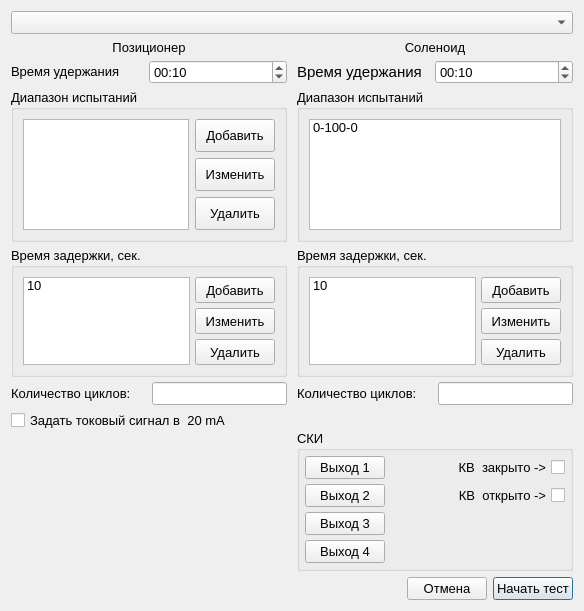
<?xml version="1.0" encoding="UTF-8"?>
<ui version="4.0">
 <class>CyclicTestSettings</class>
 <widget class="QDialog" name="CyclicTestSettings">
  <property name="geometry">
   <rect>
    <x>0</x>
    <y>0</y>
    <width>584</width>
    <height>611</height>
   </rect>
  </property>
  <property name="sizePolicy">
   <sizepolicy hsizetype="Preferred" vsizetype="Preferred">
    <horstretch>0</horstretch>
    <verstretch>0</verstretch>
   </sizepolicy>
  </property>
  <property name="font">
   <font>
    <family>Segoe UI</family>
    <pointsize>12</pointsize>
   </font>
  </property>
  <property name="windowTitle">
   <string>Параметры тестирования</string>
  </property>
  <layout class="QVBoxLayout" name="verticalLayout_3">
   <item>
    <widget class="QComboBox" name="comboBox_testSelection">
     <property name="font">
      <font>
       <family>Segoe UI</family>
       <pointsize>10</pointsize>
      </font>
     </property>
    </widget>
   </item>
   <item>
    <widget class="QWidget" name="widget" native="true">
     <property name="sizePolicy">
      <sizepolicy hsizetype="Preferred" vsizetype="Preferred">
       <horstretch>0</horstretch>
       <verstretch>0</verstretch>
      </sizepolicy>
     </property>
     <layout class="QHBoxLayout" name="horizontalLayout_3">
      <property name="spacing">
       <number>10</number>
      </property>
      <property name="leftMargin">
       <number>0</number>
      </property>
      <property name="topMargin">
       <number>0</number>
      </property>
      <property name="rightMargin">
       <number>0</number>
      </property>
      <property name="bottomMargin">
       <number>0</number>
      </property>
      <item>
       <widget class="QWidget" name="widget_retentionTimeRegulatory" native="true">
        <property name="sizePolicy">
         <sizepolicy hsizetype="Preferred" vsizetype="Preferred">
          <horstretch>0</horstretch>
          <verstretch>0</verstretch>
         </sizepolicy>
        </property>
        <property name="font">
         <font>
          <family>Segoe UI</family>
          <pointsize>10</pointsize>
         </font>
        </property>
        <layout class="QVBoxLayout" name="verticalLayout_2">
         <property name="spacing">
          <number>5</number>
         </property>
         <property name="leftMargin">
          <number>0</number>
         </property>
         <property name="topMargin">
          <number>0</number>
         </property>
         <property name="rightMargin">
          <number>0</number>
         </property>
         <property name="bottomMargin">
          <number>0</number>
         </property>
         <item>
          <widget class="QLabel" name="label_regulatory">
           <property name="font">
            <font>
             <family>Segoe UI</family>
             <pointsize>10</pointsize>
            </font>
           </property>
           <property name="text">
            <string>Позиционер</string>
           </property>
           <property name="alignment">
            <set>Qt::AlignmentFlag::AlignCenter</set>
           </property>
          </widget>
         </item>
         <item>
          <layout class="QHBoxLayout" name="horizontalLayout_retentionTimeRegulatory">
           <property name="spacing">
            <number>0</number>
           </property>
           <item>
            <widget class="QLabel" name="label_retentionTimeRegulatory">
             <property name="font">
              <font>
               <family>Segoe UI</family>
               <pointsize>10</pointsize>
              </font>
             </property>
             <property name="text">
              <string>&lt;html&gt;&lt;head/&gt;&lt;body&gt;&lt;p&gt;Время удержания&lt;/p&gt;&lt;/body&gt;&lt;/html&gt;</string>
             </property>
            </widget>
           </item>
           <item>
            <widget class="QTimeEdit" name="timeEdit_retentionTimeRegulatory">
             <property name="sizePolicy">
              <sizepolicy hsizetype="Preferred" vsizetype="Preferred">
               <horstretch>0</horstretch>
               <verstretch>0</verstretch>
              </sizepolicy>
             </property>
             <property name="font">
              <font>
               <family>Segoe UI</family>
               <pointsize>10</pointsize>
              </font>
             </property>
             <property name="currentSection">
              <enum>QDateTimeEdit::Section::SecondSection</enum>
             </property>
             <property name="displayFormat">
              <string>mm:ss</string>
             </property>
             <property name="currentSectionIndex">
              <number>1</number>
             </property>
             <property name="time">
              <time>
               <hour>0</hour>
               <minute>0</minute>
               <second>10</second>
              </time>
             </property>
            </widget>
           </item>
          </layout>
         </item>
         <item>
          <widget class="QGroupBox" name="groupBox_testRangeRegulatory">
           <property name="sizePolicy">
            <sizepolicy hsizetype="Preferred" vsizetype="Maximum">
             <horstretch>0</horstretch>
             <verstretch>0</verstretch>
            </sizepolicy>
           </property>
           <property name="minimumSize">
            <size>
             <width>0</width>
             <height>153</height>
            </size>
           </property>
           <property name="maximumSize">
            <size>
             <width>16777215</width>
             <height>153</height>
            </size>
           </property>
           <property name="font">
            <font>
             <family>Segoe UI</family>
             <pointsize>10</pointsize>
            </font>
           </property>
           <property name="title">
            <string>Диапазон испытаний</string>
           </property>
           <layout class="QHBoxLayout" name="horizontalLayout">
            <item>
             <widget class="QListWidget" name="listWidget_testRangeRegulatory">
              <property name="font">
               <font>
                <family>Segoe UI</family>
                <pointsize>10</pointsize>
               </font>
              </property>
              <property name="editTriggers">
               <set>QAbstractItemView::EditTrigger::CurrentChanged|QAbstractItemView::EditTrigger::DoubleClicked|QAbstractItemView::EditTrigger::EditKeyPressed</set>
              </property>
             </widget>
            </item>
            <item>
             <layout class="QVBoxLayout" name="verticalLayout_buttonsTestRangeRegulatory">
              <item>
               <widget class="QPushButton" name="pushButton_addRangeRegulatory">
                <property name="sizePolicy">
                 <sizepolicy hsizetype="Maximum" vsizetype="Preferred">
                  <horstretch>0</horstretch>
                  <verstretch>0</verstretch>
                 </sizepolicy>
                </property>
                <property name="font">
                 <font>
                  <family>Segoe UI</family>
                  <pointsize>10</pointsize>
                 </font>
                </property>
                <property name="text">
                 <string>Добавить</string>
                </property>
               </widget>
              </item>
              <item>
               <widget class="QPushButton" name="pushButton_editRangeRegulatory">
                <property name="sizePolicy">
                 <sizepolicy hsizetype="Maximum" vsizetype="Preferred">
                  <horstretch>0</horstretch>
                  <verstretch>0</verstretch>
                 </sizepolicy>
                </property>
                <property name="font">
                 <font>
                  <family>Segoe UI</family>
                  <pointsize>10</pointsize>
                 </font>
                </property>
                <property name="text">
                 <string>Изменить</string>
                </property>
               </widget>
              </item>
              <item>
               <widget class="QPushButton" name="pushButton_removeRangeRegulatory">
                <property name="sizePolicy">
                 <sizepolicy hsizetype="Maximum" vsizetype="Preferred">
                  <horstretch>0</horstretch>
                  <verstretch>0</verstretch>
                 </sizepolicy>
                </property>
                <property name="font">
                 <font>
                  <family>Segoe UI</family>
                  <pointsize>10</pointsize>
                 </font>
                </property>
                <property name="text">
                 <string>Удалить</string>
                </property>
               </widget>
              </item>
             </layout>
            </item>
           </layout>
          </widget>
         </item>
         <item>
          <widget class="QGroupBox" name="groupBox_delayTimeRegulatory">
           <property name="sizePolicy">
            <sizepolicy hsizetype="Preferred" vsizetype="Maximum">
             <horstretch>0</horstretch>
             <verstretch>0</verstretch>
            </sizepolicy>
           </property>
           <property name="maximumSize">
            <size>
             <width>16777215</width>
             <height>130</height>
            </size>
           </property>
           <property name="font">
            <font>
             <family>Segoe UI</family>
             <pointsize>10</pointsize>
            </font>
           </property>
           <property name="title">
            <string>Время задержки, сек.</string>
           </property>
           <layout class="QHBoxLayout" name="horizontalLayout_2">
            <property name="spacing">
             <number>5</number>
            </property>
            <item>
             <widget class="QListWidget" name="listWidget_delayTimeRegulatory">
              <property name="sizePolicy">
               <sizepolicy hsizetype="Preferred" vsizetype="Maximum">
                <horstretch>0</horstretch>
                <verstretch>0</verstretch>
               </sizepolicy>
              </property>
              <property name="font">
               <font>
                <family>Segoe UI</family>
                <pointsize>10</pointsize>
               </font>
              </property>
              <item>
               <property name="text">
                <string>10</string>
               </property>
              </item>
             </widget>
            </item>
            <item>
             <layout class="QVBoxLayout" name="verticalLayout_buttonsDelayRegulatory">
              <item>
               <widget class="QPushButton" name="pushButton_addDelayRegulatory">
                <property name="sizePolicy">
                 <sizepolicy hsizetype="Maximum" vsizetype="Preferred">
                  <horstretch>0</horstretch>
                  <verstretch>0</verstretch>
                 </sizepolicy>
                </property>
                <property name="font">
                 <font>
                  <family>Segoe UI</family>
                  <pointsize>10</pointsize>
                 </font>
                </property>
                <property name="text">
                 <string>Добавить</string>
                </property>
               </widget>
              </item>
              <item>
               <widget class="QPushButton" name="pushButton_editDelayRegulatory">
                <property name="sizePolicy">
                 <sizepolicy hsizetype="Maximum" vsizetype="Preferred">
                  <horstretch>0</horstretch>
                  <verstretch>0</verstretch>
                 </sizepolicy>
                </property>
                <property name="font">
                 <font>
                  <family>Segoe UI</family>
                  <pointsize>10</pointsize>
                 </font>
                </property>
                <property name="text">
                 <string>Изменить</string>
                </property>
               </widget>
              </item>
              <item>
               <widget class="QPushButton" name="pushButton_removeDelayRegulatory">
                <property name="sizePolicy">
                 <sizepolicy hsizetype="Maximum" vsizetype="Preferred">
                  <horstretch>0</horstretch>
                  <verstretch>0</verstretch>
                 </sizepolicy>
                </property>
                <property name="font">
                 <font>
                  <family>Segoe UI</family>
                  <pointsize>10</pointsize>
                 </font>
                </property>
                <property name="text">
                 <string>Удалить</string>
                </property>
               </widget>
              </item>
             </layout>
            </item>
           </layout>
          </widget>
         </item>
         <item>
          <layout class="QHBoxLayout" name="horizontalLayout_numberCyclesRegulatory">
           <item>
            <widget class="QLabel" name="label_numberCyclesRegulatory">
             <property name="font">
              <font>
               <family>Segoe UI</family>
               <pointsize>10</pointsize>
              </font>
             </property>
             <property name="text">
              <string>Количество циклов:</string>
             </property>
            </widget>
           </item>
           <item>
            <widget class="QLineEdit" name="lineEdit_numberCyclesRegulatory">
             <property name="sizePolicy">
              <sizepolicy hsizetype="Preferred" vsizetype="Fixed">
               <horstretch>0</horstretch>
               <verstretch>0</verstretch>
              </sizepolicy>
             </property>
             <property name="font">
              <font>
               <family>Segoe UI</family>
               <pointsize>10</pointsize>
              </font>
             </property>
            </widget>
           </item>
          </layout>
         </item>
         <item>
          <widget class="QCheckBox" name="checkBox_20mA_enable">
           <property name="font">
            <font>
             <family>Segoe UI</family>
             <pointsize>10</pointsize>
            </font>
           </property>
           <property name="text">
            <string>Задать токовый сигнал в  20 mA </string>
           </property>
          </widget>
         </item>
         <item>
          <spacer name="verticalSpacer">
           <property name="font">
            <font>
             <family>Segoe UI</family>
             <pointsize>10</pointsize>
            </font>
           </property>
           <property name="orientation">
            <enum>Qt::Orientation::Vertical</enum>
           </property>
           <property name="sizeHint" stdset="0">
            <size>
             <width>20</width>
             <height>121</height>
            </size>
           </property>
          </spacer>
         </item>
        </layout>
       </widget>
      </item>
      <item>
       <widget class="QWidget" name="widget_shutOff" native="true">
        <property name="sizePolicy">
         <sizepolicy hsizetype="Preferred" vsizetype="Preferred">
          <horstretch>0</horstretch>
          <verstretch>0</verstretch>
         </sizepolicy>
        </property>
        <property name="font">
         <font>
          <family>Segoe UI</family>
          <pointsize>10</pointsize>
         </font>
        </property>
        <layout class="QVBoxLayout" name="verticalLayout">
         <property name="spacing">
          <number>5</number>
         </property>
         <property name="leftMargin">
          <number>0</number>
         </property>
         <property name="topMargin">
          <number>0</number>
         </property>
         <property name="rightMargin">
          <number>0</number>
         </property>
         <property name="bottomMargin">
          <number>0</number>
         </property>
         <item>
          <widget class="QLabel" name="label_shutOff">
           <property name="font">
            <font>
             <family>Segoe UI</family>
             <pointsize>10</pointsize>
            </font>
           </property>
           <property name="text">
            <string>Соленоид</string>
           </property>
           <property name="alignment">
            <set>Qt::AlignmentFlag::AlignCenter</set>
           </property>
          </widget>
         </item>
         <item>
          <layout class="QHBoxLayout" name="horizontalLayout_retentionTimeShutOff">
           <property name="spacing">
            <number>0</number>
           </property>
           <item>
            <widget class="QLabel" name="label_retentionTimeShutOff">
             <property name="font">
              <font>
               <family>Segoe UI</family>
               <pointsize>10</pointsize>
              </font>
             </property>
             <property name="text">
              <string>&lt;html&gt;&lt;head/&gt;&lt;body&gt;&lt;p&gt;&lt;span style=&quot; font-size:11pt;&quot;&gt;Время удержания&lt;/span&gt;&lt;/p&gt;&lt;/body&gt;&lt;/html&gt;</string>
             </property>
            </widget>
           </item>
           <item>
            <widget class="QTimeEdit" name="timeEdit_retentionTimeShutOff">
             <property name="sizePolicy">
              <sizepolicy hsizetype="Preferred" vsizetype="Preferred">
               <horstretch>0</horstretch>
               <verstretch>0</verstretch>
              </sizepolicy>
             </property>
             <property name="font">
              <font>
               <family>Segoe UI</family>
               <pointsize>10</pointsize>
              </font>
             </property>
             <property name="currentSection">
              <enum>QDateTimeEdit::Section::SecondSection</enum>
             </property>
             <property name="displayFormat">
              <string>mm:ss</string>
             </property>
             <property name="currentSectionIndex">
              <number>1</number>
             </property>
             <property name="time">
              <time>
               <hour>0</hour>
               <minute>0</minute>
               <second>10</second>
              </time>
             </property>
            </widget>
           </item>
          </layout>
         </item>
         <item>
          <widget class="QGroupBox" name="groupBox_testRangeShutOff">
           <property name="minimumSize">
            <size>
             <width>0</width>
             <height>153</height>
            </size>
           </property>
           <property name="maximumSize">
            <size>
             <width>16777215</width>
             <height>153</height>
            </size>
           </property>
           <property name="font">
            <font>
             <family>Segoe UI</family>
             <pointsize>10</pointsize>
            </font>
           </property>
           <property name="title">
            <string>Диапазон испытаний</string>
           </property>
           <layout class="QHBoxLayout" name="horizontalLayout_6">
            <item>
             <widget class="QListWidget" name="listWidget_testRangeShutOff">
              <property name="minimumSize">
               <size>
                <width>154</width>
                <height>0</height>
               </size>
              </property>
              <property name="font">
               <font>
                <family>Segoe UI</family>
                <pointsize>10</pointsize>
               </font>
              </property>
              <property name="editTriggers">
               <set>QAbstractItemView::EditTrigger::CurrentChanged|QAbstractItemView::EditTrigger::DoubleClicked|QAbstractItemView::EditTrigger::EditKeyPressed</set>
              </property>
              <item>
               <property name="text">
                <string>0-100-0</string>
               </property>
              </item>
             </widget>
            </item>
           </layout>
          </widget>
         </item>
         <item>
          <widget class="QGroupBox" name="groupBox_delayTimeShutOff">
           <property name="minimumSize">
            <size>
             <width>0</width>
             <height>130</height>
            </size>
           </property>
           <property name="maximumSize">
            <size>
             <width>16777215</width>
             <height>130</height>
            </size>
           </property>
           <property name="font">
            <font>
             <family>Segoe UI</family>
             <pointsize>10</pointsize>
            </font>
           </property>
           <property name="title">
            <string>Время задержки, сек.</string>
           </property>
           <layout class="QHBoxLayout" name="horizontalLayout_7">
            <property name="spacing">
             <number>5</number>
            </property>
            <item>
             <widget class="QListWidget" name="listWidget_delayTimeShutOff">
              <property name="font">
               <font>
                <family>Segoe UI</family>
                <pointsize>10</pointsize>
               </font>
              </property>
              <item>
               <property name="text">
                <string>10</string>
               </property>
              </item>
             </widget>
            </item>
            <item>
             <layout class="QVBoxLayout" name="verticalLayout_buttonsDelayShutOff">
              <item>
               <widget class="QPushButton" name="pushButton_addDelayShutOff">
                <property name="sizePolicy">
                 <sizepolicy hsizetype="Maximum" vsizetype="Preferred">
                  <horstretch>0</horstretch>
                  <verstretch>0</verstretch>
                 </sizepolicy>
                </property>
                <property name="font">
                 <font>
                  <family>Segoe UI</family>
                  <pointsize>10</pointsize>
                 </font>
                </property>
                <property name="text">
                 <string>Добавить</string>
                </property>
               </widget>
              </item>
              <item>
               <widget class="QPushButton" name="pushButton_editDelayShutOff">
                <property name="sizePolicy">
                 <sizepolicy hsizetype="Maximum" vsizetype="Preferred">
                  <horstretch>0</horstretch>
                  <verstretch>0</verstretch>
                 </sizepolicy>
                </property>
                <property name="font">
                 <font>
                  <family>Segoe UI</family>
                  <pointsize>10</pointsize>
                 </font>
                </property>
                <property name="text">
                 <string>Изменить</string>
                </property>
               </widget>
              </item>
              <item>
               <widget class="QPushButton" name="pushButton_removeDelayShutOff">
                <property name="sizePolicy">
                 <sizepolicy hsizetype="Maximum" vsizetype="Preferred">
                  <horstretch>0</horstretch>
                  <verstretch>0</verstretch>
                 </sizepolicy>
                </property>
                <property name="font">
                 <font>
                  <family>Segoe UI</family>
                  <pointsize>10</pointsize>
                 </font>
                </property>
                <property name="text">
                 <string>Удалить</string>
                </property>
               </widget>
              </item>
             </layout>
            </item>
           </layout>
          </widget>
         </item>
         <item>
          <layout class="QHBoxLayout" name="horizontalLayout_numberCyclesShutOff">
           <item>
            <widget class="QLabel" name="label_numberCyclesShutOff">
             <property name="font">
              <font>
               <family>Segoe UI</family>
               <pointsize>10</pointsize>
              </font>
             </property>
             <property name="text">
              <string>Количество циклов:</string>
             </property>
            </widget>
           </item>
           <item>
            <widget class="QLineEdit" name="lineEdit_numberCyclesShutOff">
             <property name="sizePolicy">
              <sizepolicy hsizetype="Preferred" vsizetype="Fixed">
               <horstretch>0</horstretch>
               <verstretch>0</verstretch>
              </sizepolicy>
             </property>
             <property name="font">
              <font>
               <family>Segoe UI</family>
               <pointsize>10</pointsize>
              </font>
             </property>
            </widget>
           </item>
          </layout>
         </item>
         <item>
          <spacer name="verticalSpacer_2">
           <property name="font">
            <font>
             <family>Segoe UI</family>
             <pointsize>10</pointsize>
            </font>
           </property>
           <property name="orientation">
            <enum>Qt::Orientation::Vertical</enum>
           </property>
           <property name="sizeHint" stdset="0">
            <size>
             <width>20</width>
             <height>67</height>
            </size>
           </property>
          </spacer>
         </item>
         <item>
          <widget class="QGroupBox" name="groupBox_DO_ShutOff">
           <property name="font">
            <font>
             <family>Segoe UI</family>
             <pointsize>10</pointsize>
            </font>
           </property>
           <property name="title">
            <string>СКИ</string>
           </property>
           <layout class="QFormLayout" name="formLayout_2">
            <property name="horizontalSpacing">
             <number>5</number>
            </property>
            <property name="verticalSpacing">
             <number>5</number>
            </property>
            <property name="leftMargin">
             <number>5</number>
            </property>
            <property name="topMargin">
             <number>5</number>
            </property>
            <property name="rightMargin">
             <number>5</number>
            </property>
            <property name="bottomMargin">
             <number>5</number>
            </property>
            <item row="0" column="0">
             <widget class="QPushButton" name="pushButton_DO0_ShutOff">
              <property name="sizePolicy">
               <sizepolicy hsizetype="Preferred" vsizetype="Preferred">
                <horstretch>0</horstretch>
                <verstretch>0</verstretch>
               </sizepolicy>
              </property>
              <property name="font">
               <font>
                <family>Segoe UI</family>
                <pointsize>10</pointsize>
               </font>
              </property>
              <property name="text">
               <string>Выход 1</string>
              </property>
              <property name="checkable">
               <bool>true</bool>
              </property>
              <property name="checked">
               <bool>false</bool>
              </property>
              <property name="flat">
               <bool>false</bool>
              </property>
             </widget>
            </item>
            <item row="0" column="1">
             <widget class="QCheckBox" name="checkBox_switch_0_3_ShutOff">
              <property name="sizePolicy">
               <sizepolicy hsizetype="Preferred" vsizetype="Preferred">
                <horstretch>0</horstretch>
                <verstretch>0</verstretch>
               </sizepolicy>
              </property>
              <property name="font">
               <font>
                <family>Segoe UI</family>
                <pointsize>10</pointsize>
               </font>
              </property>
              <property name="layoutDirection">
               <enum>Qt::LayoutDirection::RightToLeft</enum>
              </property>
              <property name="text">
               <string>КВ  закрыто -&gt;</string>
              </property>
              <property name="checkable">
               <bool>true</bool>
              </property>
             </widget>
            </item>
            <item row="1" column="0">
             <widget class="QPushButton" name="pushButton_DO1_ShutOff">
              <property name="sizePolicy">
               <sizepolicy hsizetype="Preferred" vsizetype="Preferred">
                <horstretch>0</horstretch>
                <verstretch>0</verstretch>
               </sizepolicy>
              </property>
              <property name="font">
               <font>
                <family>Segoe UI</family>
                <pointsize>10</pointsize>
               </font>
              </property>
              <property name="text">
               <string>Выход 2</string>
              </property>
              <property name="checkable">
               <bool>true</bool>
              </property>
              <property name="checked">
               <bool>false</bool>
              </property>
              <property name="flat">
               <bool>false</bool>
              </property>
             </widget>
            </item>
            <item row="1" column="1">
             <widget class="QCheckBox" name="checkBox_switch_3_0_ShutOff">
              <property name="sizePolicy">
               <sizepolicy hsizetype="Preferred" vsizetype="Preferred">
                <horstretch>0</horstretch>
                <verstretch>0</verstretch>
               </sizepolicy>
              </property>
              <property name="font">
               <font>
                <family>Segoe UI</family>
                <pointsize>10</pointsize>
               </font>
              </property>
              <property name="layoutDirection">
               <enum>Qt::LayoutDirection::RightToLeft</enum>
              </property>
              <property name="text">
               <string>КВ  открыто -&gt;</string>
              </property>
              <property name="checkable">
               <bool>true</bool>
              </property>
              <property name="checked">
               <bool>false</bool>
              </property>
             </widget>
            </item>
            <item row="2" column="0">
             <widget class="QPushButton" name="pushButton_DO2_ShutOff">
              <property name="sizePolicy">
               <sizepolicy hsizetype="Preferred" vsizetype="Preferred">
                <horstretch>0</horstretch>
                <verstretch>0</verstretch>
               </sizepolicy>
              </property>
              <property name="font">
               <font>
                <family>Segoe UI</family>
                <pointsize>10</pointsize>
               </font>
              </property>
              <property name="text">
               <string>Выход 3</string>
              </property>
              <property name="checkable">
               <bool>true</bool>
              </property>
              <property name="checked">
               <bool>false</bool>
              </property>
              <property name="flat">
               <bool>false</bool>
              </property>
             </widget>
            </item>
            <item row="3" column="0">
             <widget class="QPushButton" name="pushButton_DO3_ShutOff">
              <property name="sizePolicy">
               <sizepolicy hsizetype="Preferred" vsizetype="Preferred">
                <horstretch>0</horstretch>
                <verstretch>0</verstretch>
               </sizepolicy>
              </property>
              <property name="font">
               <font>
                <family>Segoe UI</family>
                <pointsize>10</pointsize>
               </font>
              </property>
              <property name="text">
               <string>Выход 4</string>
              </property>
              <property name="checkable">
               <bool>true</bool>
              </property>
              <property name="checked">
               <bool>false</bool>
              </property>
              <property name="flat">
               <bool>false</bool>
              </property>
             </widget>
            </item>
           </layout>
          </widget>
         </item>
        </layout>
       </widget>
      </item>
     </layout>
    </widget>
   </item>
   <item>
    <layout class="QHBoxLayout" name="horizontalLayout_menu">
     <item>
      <spacer name="horizontalSpacer_menu">
       <property name="font">
        <font>
         <family>Segoe UI</family>
         <pointsize>10</pointsize>
        </font>
       </property>
       <property name="orientation">
        <enum>Qt::Orientation::Horizontal</enum>
       </property>
       <property name="sizeHint" stdset="0">
        <size>
         <width>40</width>
         <height>20</height>
        </size>
       </property>
      </spacer>
     </item>
     <item>
      <widget class="QPushButton" name="pushButton_cancel">
       <property name="font">
        <font>
         <family>Segoe UI</family>
         <pointsize>10</pointsize>
        </font>
       </property>
       <property name="text">
        <string>Отмена</string>
       </property>
      </widget>
     </item>
     <item>
      <widget class="QPushButton" name="pushButton_start">
       <property name="font">
        <font>
         <family>Segoe UI</family>
         <pointsize>10</pointsize>
        </font>
       </property>
       <property name="text">
        <string>Начать тест</string>
       </property>
       <property name="default">
        <bool>true</bool>
       </property>
      </widget>
     </item>
    </layout>
   </item>
  </layout>
 </widget>
 <resources/>
 <connections/>
</ui>
